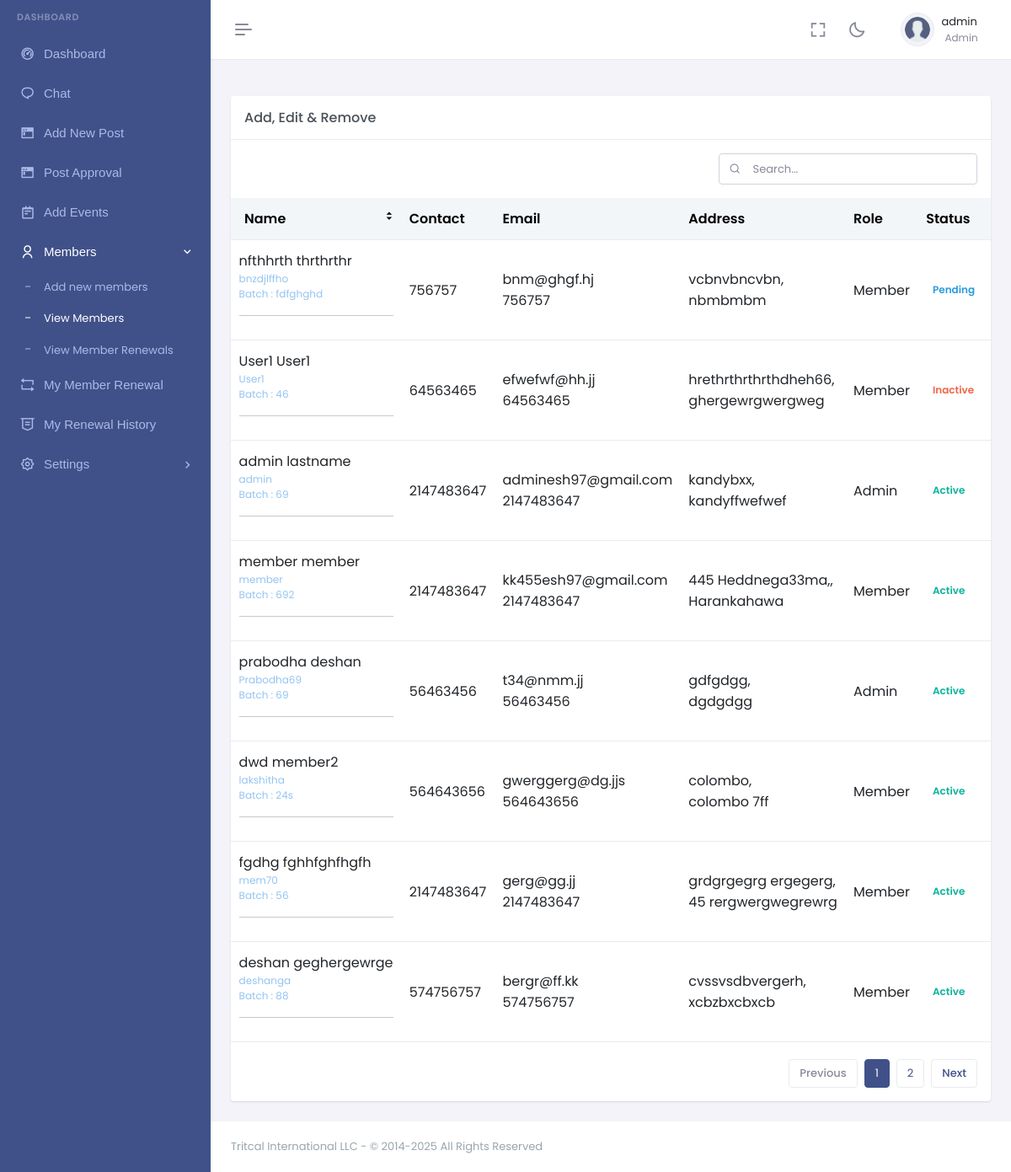
The page /view_members.php (signed in) on the database its author committed.
### tables this page shows
CREATE TABLE `members` (
  `member_id` int(11) NOT NULL,
  `member_username` varchar(255) NOT NULL,
  `member_first_name` varchar(255) NOT NULL,
  `member_last_name` varchar(255) NOT NULL,
  `member_id_no` varchar(255) NOT NULL,
  `member_batch` varchar(255) DEFAULT NULL,
  `member_address` varchar(255) DEFAULT NULL,
  `member_address_line2` varchar(255) DEFAULT NULL,
  `member_nic` varchar(255) DEFAULT NULL,
  `role` varchar(255) DEFAULT NULL,
  `member_wrokplace` varchar(255) DEFAULT NULL,
  `member_designation` varchar(255) DEFAULT NULL,
  `member_email` varchar(255) NOT NULL,
  `contact_number` varchar(100) NOT NULL,
  `profile_pic` varchar(255) DEFAULT NULL,
  `password` varchar(255) NOT NULL,
  `confirm_password` varchar(255) NOT NULL,
  `status` varchar(255) DEFAULT NULL
);

### view_members.php (the view, shortened to what this page needs)
<?php
echo "Welcome, " . $_SESSION['member_username'];
?>
<!doctype html>
<html lang="en" data-layout="vertical" data-topbar="light" data-sidebar="dark" data-sidebar-size="lg"
    data-sidebar-image="none" data-preloader="disable" data-theme="default" data-theme-colors="default">
<head>
    <link href="assets/libs/sweetalert2/sweetalert2.min.css" rel="stylesheet" type="text/css" />
    <link href="assets/css/bootstrap.min.css" rel="stylesheet" type="text/css" />
    <link href="assets/css/icons.min.css" rel="stylesheet" type="text/css" />
    <link href="assets/css/app.min.css" rel="stylesheet" type="text/css" />
    <link href="assets/css/custom.min.css" rel="stylesheet" type="text/css" />
</head>
<body>
    <div id="layout-wrapper">
        <?php include './inc/admin_header.php'; ?>
        <?php include './inc/admin_sidebar.php'; ?>
        <div class="main-content">
            <div class="page-content">
                <div class="container-fluid">
                    <div class="row">
                        <div class="col-lg-12">
                            <div class="card">
                                <div class="card-header">
                                    <h4 class="card-title mb-0">Add, Edit & Remove</h4>
                                </div>
                                <div class="card-body">
                                    <div class="listjs-table" id="customerList">
                                        <div class="row g-4 mb-3">
                                            <div class="col-sm">
                                                <div class="d-flex justify-content-sm-end">
                                                    <div class="search-box ms-2">
                                                        <input type="text" class="form-control search"
                                                            placeholder="Search...">
                                                        <i class="ri-search-line search-icon"></i>
                                                    </div>
                                                </div>
                                            </div>
                                        </div>
                                        <div class="table-responsive table-card mt-3 mb-1">
                                            <table class="table align-middle table-nowrap" id="customerTable">
                                                <thead class="table-light">
                                                    <tr>
                                                        <th class="sort" data-sort="customer_name">Name</th>
                                                        <th class="" data-sort="customer_name">Contact</th>
                                                        <th class="" data-sort="customer_name">Email</th>
                                                        <th class="" data-sort="date">Address</th>
                                                        <th class="" data-sort="date">Role</th>
                                                        <th class="" data-sort="status">Status</th>
                                                    </tr>
                                                </thead>
                                                <tbody class="list form-check-all">
                                                    <?php
                                                    $sql = "SELECT * FROM members ORDER BY status DESC";
                                                    $result = $conn->query($sql);
                                                    if ($result && $result->num_rows > 0) {
                                                        while ($row = $result->fetch_assoc()) {
                                                            ?>
                                                            <tr>
                                                                <td class="customer_name">
                                                                    <?php echo $row['member_first_name']; ?>
                                                                    <?php echo $row['member_last_name']; ?>
                                                                    <p style="color:#93c4f2; font-size:12px;">
                                                                        <?php echo $row['member_username']; ?>
                                                                        <br>Batch : <?php echo $row['member_batch']; ?>
                                                                        <hr>
                                                                    </p>
                                                                </td>
                                                                <td><?php echo $row['contact_number']; ?></td>
                                                                <td class="email">
                                                                    <?php echo $row['member_email']; ?><br><?php echo $row['contact_number']; ?>
                                                                </td>
                                                                <td class="batch"><?php echo $row['member_address']; ?>,
                                                                    <br>
                                                                    <?php echo $row['member_address_line2']; ?>
                                                                </td>
                                                                <td class="batch"> <?php
                                                                if ($row['role'] == 1) {
                                                                    echo '<span>Admin</span>';
                                                                } elseif ($row['role'] == 2) {
                                                                    echo '<span>Member</span>';
                                                                }
                                                                ?></td>
                                                                <td class="status">
                                                                    <?php
                                                                    if ($row['status'] == 1) {
                                                                        echo '<span class="badge text-success">Active</span>';
                                                                    } elseif ($row['status'] == 2) {
                                                                        echo '<span class="badge text-danger">Inactive</span>';
                                                                    } elseif ($row['status'] == 3) {
                                                                        echo '<span class="badge text-info">Pending</span>';
                                                                    }
                                                                    ?>
                                                                </td>
                                                            </tr>
                                                            <?php
                                                        }
                                                    } else {
                                                        echo "No data found.";
                                                    }
                                                    ?>
                                                </tbody>
                                            </table>
                                        </div>
                                        <div class="d-flex justify-content-end">
                                            <div class="pagination-wrap hstack gap-2">
                                                <a class="page-item pagination-prev disabled"
                                                    href="javascript:void(0);">
                                                    Previous
                                                </a>
                                                <ul class="pagination listjs-pagination mb-0"></ul>
                                                <a class="page-item pagination-next" href="javascript:void(0);">
                                                    Next
                                                </a>
                                            </div>
                                        </div>
                                    </div>
                                </div>
                            </div>
                        </div>
                    </div>
                </div>
            </div>
            <?php include './inc/dash_footer.php'; ?>
        </div>
</body>
</html>

### rows shown on the page
members: member_first_name "nfthhrth", member_last_name "thrthrthr", member_username "bnzdjlffho", member_batch "fdfghghd", contact_number "756757", member_email "bnm@ghgf.hj", member_address "vcbnvbncvbn", member_address_line2 "nbmbmbm", role "Member", status "Pending"
members: member_first_name "User1", member_last_name "User1", member_username "User1", member_batch "46", contact_number "64563465", member_email "efwefwf@hh.jj", member_address "hrethrthrthrthdheh66", member_address_line2 "ghergewrgwergweg", role "Member", status "Inactive"
members: member_first_name "admin", member_last_name "lastname", member_username "admin", member_batch "69", contact_number "2147483647", member_email "adminesh97@gmail.com", member_address "kandybxx", member_address_line2 "kandyffwefwef", role "Admin", status "Active"
members: member_first_name "member", member_last_name "member", member_username "member", member_batch "692", contact_number "2147483647", member_email "kk455esh97@gmail.com", member_address "445 Heddnega33ma,", member_address_line2 "Harankahawa", role "Member", status "Active"
members: member_first_name "prabodha", member_last_name "deshan", member_username "Prabodha69", member_batch "69", contact_number "56463456", member_email "t34@nmm.jj", member_address "gdfgdgg", member_address_line2 "dgdgdgg", role "Admin", status "Active"
members: member_first_name "dwd", member_last_name "member2", member_username "lakshitha", member_batch "24s", contact_number "564643656", member_email "gwerggerg@dg.jjs", member_address "colombo", member_address_line2 "colombo 7ff", role "Member", status "Active"
members: member_first_name "fgdhg", member_last_name "fghhfghfhgfh", member_username "mem70", member_batch "56", contact_number "2147483647", member_email "gerg@gg.jj", member_address "grdgrgegrg ergegerg", member_address_line2 "45 rergwergwegrewrg", role "Member", status "Active"
members: member_first_name "deshan", member_last_name "geghergewrge", member_username "deshanga", member_batch "88", contact_number "574756757", member_email "bergr@ff.kk", member_address "cvssvsdbvergerh", member_address_line2 "xcbzbxcbxcb", role "Member", status "Active"

### other values the page prints
$_SESSION['member_username'] "admin"
